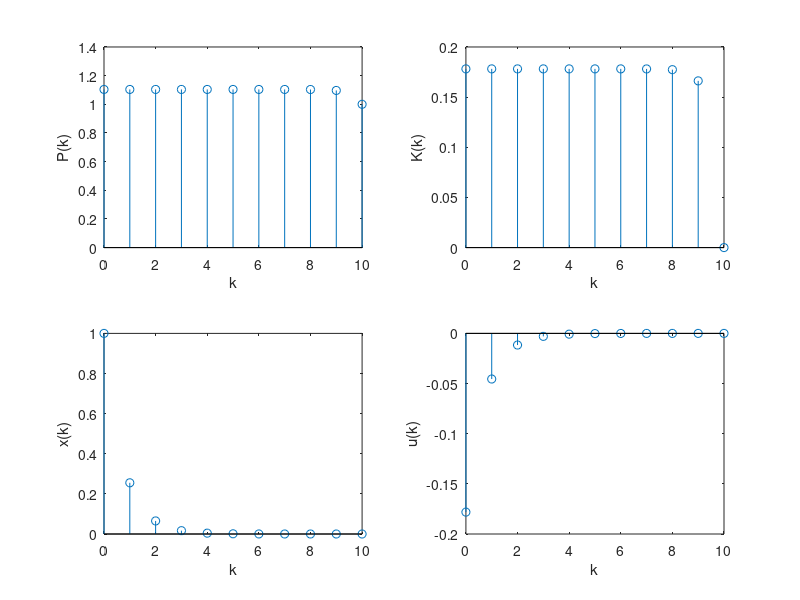

Here is the MATLAB script that generated this plot:
clear all; close all; clc;
P=0;P(11)=1;K=0;x=0;x(1)=1;u=0;
for i=10:-1:1
    P(i)=1+0.1354*P(i+1)*inv(1+0.3996*P(i+1));
end
for i=11:-1:1
    K(i)=0.6321*inv(0.3679)*(P(i)-1);
end
for i=1:10
    x(i+1)=(0.3679-0.6321*K(i))*x(i);
end
for i=1:11
    u(i)=-K(i)*x(i);
end
figure(1)
subplot(2,2,1);stem(0:10,P);ylabel("P(k)");xlabel("k");
subplot(2,2,2);stem(0:10,K);ylabel("K(k)");xlabel("k");
subplot(2,2,3);stem(0:10,x);ylabel("x(k)");xlabel("k");
subplot(2,2,4);stem(0:10,u);ylabel("u(k)");xlabel("k");
